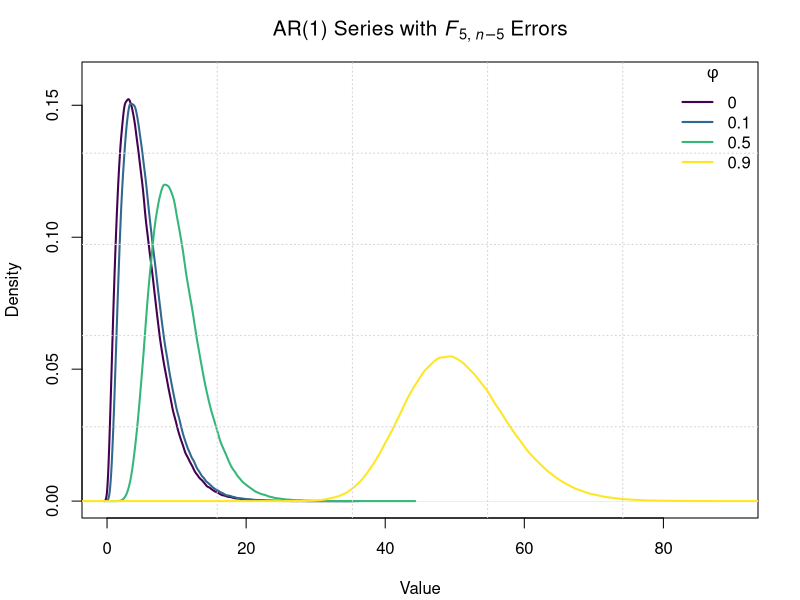
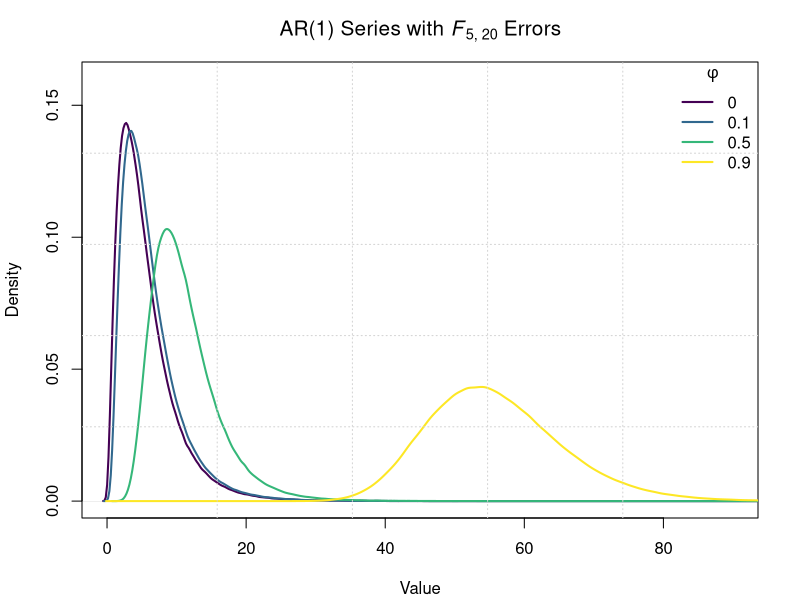

Write R code to recreate these figures, in order. (Note: this script raises an error after producing the figures.)
##########################################
# This script has three major code sections:
#
# 1) Code for creating plots of the true
# sampling distribution of each AR(1) series
#
# 2) Code for creating plots of the true
# sampling distribution of each ARMA(1, 1) series
#
# 3) Code for creating plots of the AR(1)
# and ARMA(1, 1) effective sample sizes.
#
# Taylor Grimm
# October 4th, 2023
##########################################

library(tidyverse)
library(viridis)

# 1) ---------------------------------------------------------------------
##########################################
# Code for creating plots of the true
# sampling distribution of each AR(1) series
##########################################

# Note: any variable or skewness argument that's "normal" refers to the
# F distribution with degrees of freedon 5 and n-5, which is the "normal"
# or standard case under the assumptions of independence and normality.

# Create a function to generate a long sample that represents the true underlying time series
# for each set of experimental factors
true_series_long <- function(ar = .9, samp_size = 100, skewness = 'heavier', seed = 1234, df1 = 5) {
  if(skewness == 'heavier') {
    df2 <- 20
  } else if(skewness == 'normal') {
    df2 <- samp_size - df1
  } else{
    stop("skewness must be either 'heavier' or 'normal'.")
  }
  n <- 1e6
  
  f_dist_constant <- (df1*(samp_size^2 - 1)/ (samp_size*(samp_size-df1)))
  set.seed(seed)
  
  errors <- rf(n + 100, df1, df2)*f_dist_constant
  if(ar == 0) {
    # for independent data, the series is just a bunch of independent random error terms
    series <- errors[-c(1:100)]
  } else {
    # for dependent data, introduce AR(1) dependence with arima.sim
    series <- arima.sim(n = n, model = list(ar = ar), innov = errors, n.start = 100)
  }
  series
}

# Generate long series for each value of phi (ar) for the F_{5, n-5} error case
series_1000_0 <- true_series_long(samp_size = 1000, ar = 0, skewness = 'normal')
series_1000_1 <- true_series_long(samp_size = 1000, ar = 0.1, skewness = 'normal')
series_1000_5 <- true_series_long(samp_size = 1000, ar = 0.5, skewness = 'normal')
series_1000_9 <- true_series_long(samp_size = 1000, ar = 0.9, skewness = 'normal')

# Create a plot with a line corresponding to the density of each series
pdf(file = 'true_f_densities_samp_size_baseR.pdf', width = 6, height = 4)
par(mar = c(4, 4, 3, 2) + 0.1)
plot(density(series_1000_0), xlim = c(0, 90), ylim = c(0, .16), xlab = 'Value', ylab = 'Density',
     main = expression("AR(1) Series with "*italic(F)[5*', '*italic(n)-5]*" Errors"),
     col = viridis(4)[1], lwd = 2, cex.main = 1.25)
lines(density(series_1000_1), col = viridis(4)[2], lwd = 2)
lines(density(series_1000_5), col = viridis(4)[3], lwd = 2)
lines(density(series_1000_9), col = viridis(4)[4], lwd = 2)
legend('topright', lty = 1, col = c(viridis(4)[1], viridis(4)[2], viridis(4)[3], viridis(4)[4]),
       legend = c('0', '0.1', '0.5', '0.9'), title = expression(phi), bty = 'n', lwd = 2)
grid(5, 5)
par(mar = c(5, 4, 4, 2) + 0.1)
dev.off()

# Generate long series for each value of phi (ar) for the F_{5, 20} error case
series_1000_0 <- true_series_long(samp_size = 1000, ar = 0, skewness = 'heavier')
series_1000_1 <- true_series_long(samp_size = 1000, ar = 0.1, skewness = 'heavier')
series_1000_5 <- true_series_long(samp_size = 1000, ar = 0.5, skewness = 'heavier')
series_1000_9 <- true_series_long(samp_size = 1000, ar = 0.9, skewness = 'heavier')

# Create a plot with a line corresponding to the density of each series
pdf(file = 'true_f_densities_fixed_baseR.pdf', width = 6, height = 4)
par(mar = c(4, 4, 3, 2) + 0.1)
plot(density(series_1000_0), xlim = c(0, 90), ylim = c(0, .16), xlab = 'Value', ylab = 'Density',
     main = expression("AR(1) Series with "*italic(F)[5*', '*20]*" Errors"),
     col = viridis(4)[1], lwd = 2, cex.main = 1.25)
lines(density(series_1000_1), col = viridis(4)[2], lwd = 2)
lines(density(series_1000_5), col = viridis(4)[3], lwd = 2)
lines(density(series_1000_9), col = viridis(4)[4], lwd = 2)
legend('topright', lty = 1, col = c(viridis(4)[1], viridis(4)[2], viridis(4)[3], viridis(4)[4]),
       legend = c('0', '0.1', '0.5', '0.9'), title = expression(phi), bty = 'n', lwd = 2)
grid(5, 5)
par(mar = c(5, 4, 4, 2) + 0.1)
dev.off()

# Repeat what was done above, but use Gamma(0.05, 0.05) errors.
true_series_long_gamma <- function(ar = .9, samp_size = 100, seed = 24, alpha = .05, beta = .05) {
  n <- 3.6e7
  set.seed(seed)
  
  errors <- rgamma(n + 100, alpha, beta)
  if(ar == 0) {
    # for independent data, the series is just a bunch of independent random error terms
    series <- errors[-c(1:100)]
  } else {
    # for dependent data, introduce AR(1) dependence with arima.sim
    series <- arima.sim(n = n, model = list(ar = ar), innov = errors, n.start = 100)
  }
  series
}

series_100_9_gam <- true_series_long_gamma()
series_100_5_gam <- true_series_long_gamma(ar = .5)
series_100_1_gam <- true_series_long_gamma(ar = .1)
series_100_0_gam <- true_series_long_gamma(ar = 0)

pdf(file = 'true_gamma_densities_baseR.pdf', width = 6, height = 4)
par(mar = c(4, 4, 3, 2) + 0.1)
plot(density(series_100_0_gam), xlim = c(0, 90), ylim = c(0, .16), xlab = 'Value', ylab = 'Density',
     main = expression("AR(1) Series with Gamma(0.05, 0.05) Errors"),
     col = viridis(4)[1], lwd = 2, cex.main = 1.25)
lines(density(series_100_1_gam), col = viridis(4)[2], lwd = 2)
lines(density(series_100_5_gam), col = viridis(4)[3], lwd = 2)
lines(density(series_100_9_gam), col = viridis(4)[4], lwd = 2)
legend('topright', lty = 1, col = c(viridis(4)[1], viridis(4)[2], viridis(4)[3], viridis(4)[4]),
       legend = c('0', '0.1', '0.5', '0.9'), title = expression(phi), bty = 'n', lwd = 2)
grid(5, 5)
par(mar = c(5, 4, 4, 2) + 0.1)
dev.off()



# 2) ----------------------------------------------------------------------
##########################################
# Code for creating plots of the true
# sampling distribution of each ARMA(1, 1) series
##########################################

# Note: any variable or skewness argument that's "normal" refers to the
# F distribution with degrees of freedon 5 and n-5, which is the "normal"
# or standard case under the assumptions of independence and normality.

# Create a function to generate a long sample that represents the true underlying time series
# for each set of experimental factors
true_series_long <- function(ar = .9, ma = 0.9, samp_size = 100, skewness = 'heavier', seed = 1234, df1 = 5) {
  if(skewness == 'heavier') {
    df2 <- 20
  } else if(skewness == 'normal') {
    df2 <- samp_size - df1
  } else{
    stop("skewness must be either 'heavier' or 'normal'.")
  }
  n <- 1e6
  
  f_dist_constant <- (df1*(samp_size^2 - 1)/ (samp_size*(samp_size-df1)))
  set.seed(seed)
  
  errors <- rf(n + 100, df1, df2)*f_dist_constant
  if(ar == 0) {
    # for independent data, the series is just a bunch of independent random error terms
    series <- errors[-c(1:100)]
  } else {
    # for dependent data, introduce ARMA(1,1) dependence with arima.sim
    series <- arima.sim(n = n, model = list(ar = ar, ma = ma), innov = errors, n.start = 100)
  }
  series
}

series_1000_0 <- true_series_long(samp_size = 1000, ar = 0, ma = 0, skewness = 'heavier')
series_1000_1 <- true_series_long(samp_size = 1000, ar = 0.1, ma = 0.1, skewness = 'heavier')
series_1000_1_neg5 <- true_series_long(samp_size = 1000, ar = 0.1, ma = -0.5, skewness = 'heavier')
series_1000_1_neg9 <- true_series_long(samp_size = 1000, ar = 0.1, ma = -0.9, skewness = 'heavier')
series_1000_5 <- true_series_long(samp_size = 1000, ar = 0.5, ma = 0.5, skewness = 'heavier')
series_1000_5_neg1 <- true_series_long(samp_size = 1000, ar = 0.5, ma = -0.1, skewness = 'heavier')
series_1000_5_neg9 <- true_series_long(samp_size = 1000, ar = 0.5, ma = -0.9, skewness = 'heavier')
series_1000_9 <- true_series_long(samp_size = 1000, ar = 0.9, ma = 0.9, skewness = 'heavier')
series_1000_9_neg1 <- true_series_long(samp_size = 1000, ar = 0.9, ma = -0.1, skewness = 'heavier')
series_1000_9_neg5 <- true_series_long(samp_size = 1000, ar = 0.9, ma = -0.5, skewness = 'heavier')


# Plot for phi = 0.1
pdf(file = 'arma_true_fixed_densities_baseR1.pdf', width = 6, height = 4)
par(mar = c(4, 4, 3, 2) + 0.1)
plot(density(series_1000_0), xlim = c(-10, 30), ylim = c(0, .16), xlab = 'Value', ylab = 'Density',
     main = expression("Series with "*italic(F)[5*', '*20]*" Errors; "*phi*" = 0.1"),
     col = 'black', lwd = 2, cex.main = 1.25, lty = 2)
lines(density(series_1000_1_neg9), col = viridis(3)[1], lwd = 2)
lines(density(series_1000_1_neg5), col = viridis(3)[2], lwd = 2)
lines(density(series_1000_1), col = viridis(3)[3], lwd = 2)
legend('topright', lty = 1, col = c(viridis(3)[1], viridis(3)[2], viridis(3)[3]),
       legend = c(-0.9, -0.5, 0.1), title = expression(theta), bty = 'n', lwd = 2)
grid(5, 5)
dev.off()
# Plot for phi = 0.5
pdf(file = 'arma_true_fixed_densities_baseR2.pdf', width = 6, height = 4)
par(mar = c(4, 4, 3, 2) + 0.1)
plot(density(series_1000_0), xlim = c(-10, 30), ylim = c(0, .16), xlab = 'Value', ylab = 'Density',
     main = expression(phi*" = 0.5"),
     col = 'black', lwd = 2, cex.main = 1.25, lty = 2)
lines(density(series_1000_5_neg9), col = viridis(3)[1], lwd = 2)
lines(density(series_1000_5_neg1), col = viridis(3)[2], lwd = 2)
lines(density(series_1000_5), col = viridis(3)[3], lwd = 2)
legend('topright', lty = 1, col = c(viridis(3)[1], viridis(3)[2], viridis(3)[3]),
       legend = c(-0.9, -0.1, 0.5), title = expression(theta), bty = 'n', lwd = 2)
grid(5, 5)
dev.off()
# Plot for phi = 0.9
pdf(file = 'arma_true_fixed_densities_baseR3.pdf', width = 6, height = 4)
par(mar = c(4, 4, 3, 2) + 0.1)
plot(density(series_1000_0), xlim = c(0, 130), ylim = c(0, .16), xlab = 'Value', ylab = 'Density',
     main = expression(phi*" = 0.9"),
     col = 'black', lwd = 2, cex.main = 1.25, lty = 2)
lines(density(series_1000_9_neg5), col = viridis(3)[1], lwd = 2)
lines(density(series_1000_9_neg1), col = viridis(3)[2], lwd = 2)
lines(density(series_1000_9), col = viridis(3)[3], lwd = 2)
legend('topright', lty = 1, col = c(viridis(3)[1], viridis(3)[2], viridis(3)[3]),
       legend = c(-0.5, -0.1, 0.9), title = expression(theta), bty = 'n', lwd = 2)
grid(5, 5)
dev.off()


series_1000_0 <- true_series_long(samp_size = 1000, ar = 0, ma = 0, skewness = 'normal')
series_1000_1 <- true_series_long(samp_size = 1000, ar = 0.1, ma = 0.1, skewness = 'normal')
series_1000_1_neg5 <- true_series_long(samp_size = 1000, ar = 0.1, ma = -0.5, skewness = 'normal')
series_1000_1_neg9 <- true_series_long(samp_size = 1000, ar = 0.1, ma = -0.9, skewness = 'normal')
series_1000_5 <- true_series_long(samp_size = 1000, ar = 0.5, ma = 0.5, skewness = 'normal')
series_1000_5_neg1 <- true_series_long(samp_size = 1000, ar = 0.5, ma = -0.1, skewness = 'normal')
series_1000_5_neg9 <- true_series_long(samp_size = 1000, ar = 0.5, ma = -0.9, skewness = 'normal')
series_1000_9 <- true_series_long(samp_size = 1000, ar = 0.9, ma = 0.9, skewness = 'normal')
series_1000_9_neg1 <- true_series_long(samp_size = 1000, ar = 0.9, ma = -0.1, skewness = 'normal')
series_1000_9_neg5 <- true_series_long(samp_size = 1000, ar = 0.9, ma = -0.5, skewness = 'normal')


pdf(file = 'arma_true_f_samp_size_densities_baseR1.pdf', width = 6, height = 4)
# Plot for phi = 0.1
par(mar = c(4, 4, 3, 2) + 0.1)
plot(density(series_1000_0), xlim = c(-10, 30), ylim = c(0, .16), xlab = 'Value', ylab = 'Density',
     main = expression("ARMA(1,1) Series with "*italic(F)[5*', '*n*'-5']*" Errors; "*phi*" = 0.1"),
     col = 'black', lwd = 2, cex.main = 1.25, lty = 2)
lines(density(series_1000_1_neg9), col = viridis(3)[1], lwd = 2)
lines(density(series_1000_1_neg5), col = viridis(3)[2], lwd = 2)
lines(density(series_1000_1), col = viridis(3)[3], lwd = 2)
legend('topright', lty = 1, col = c(viridis(3)[1], viridis(3)[2], viridis(3)[3]),
       legend = c(-0.9, -0.5, 0.1), title = expression(theta), bty = 'n', lwd = 2)
grid(5, 5)
dev.off()
# Plot for phi = 0.5
pdf(file = 'arma_true_f_samp_size_densities_baseR2.pdf', width = 6, height = 4)
par(mar = c(4, 4, 3, 2) + 0.1)
plot(density(series_1000_0), xlim = c(-10, 30), ylim = c(0, .16), xlab = 'Value', ylab = 'Density',
     main = expression("ARMA(1,1) Series with "*italic(F)[5*', '*n*'-5']*" Errors; "*phi*" = 0.5"),
     col = 'black', lwd = 2, cex.main = 1.25, lty = 2)
lines(density(series_1000_5_neg9), col = viridis(3)[1], lwd = 2)
lines(density(series_1000_5_neg1), col = viridis(3)[2], lwd = 2)
lines(density(series_1000_5), col = viridis(3)[3], lwd = 2)
legend('topright', lty = 1, col = c(viridis(3)[1], viridis(3)[2], viridis(3)[3]),
       legend = c(-0.9, -0.1, 0.5), title = expression(theta), bty = 'n', lwd = 2)
grid(5, 5)
dev.off()
# Plot for phi = 0.9
pdf(file = 'arma_true_f_samp_size_densities_baseR3.pdf', width = 6, height = 4)
par(mar = c(4, 4, 3, 2) + 0.1)
plot(density(series_1000_0), xlim = c(0, 130), ylim = c(0, .16), xlab = 'Value', ylab = 'Density',
     main = expression("ARMA(1,1) Series with "*italic(F)[5*', '*n*'-5']*" Errors; "*phi*" = 0.9"),
     col = 'black', lwd = 2, cex.main = 1.25, lty = 2)
lines(density(series_1000_9_neg5), col = viridis(3)[1], lwd = 2)
lines(density(series_1000_9_neg1), col = viridis(3)[2], lwd = 2)
lines(density(series_1000_9), col = viridis(3)[3], lwd = 2)
legend('topright', lty = 1, col = c(viridis(3)[1], viridis(3)[2], viridis(3)[3]),
       legend = c(-0.5, -0.1, 0.9), title = expression(theta), bty = 'n', lwd = 2)
grid(5, 5)
dev.off()


true_series_long_gamma <- function(ar = .9, ma = .9, samp_size = 100, seed = 24, alpha = .05, beta = .05) {
  n <- 3.6e7
  set.seed(seed)
  
  errors <- rgamma(n + 100, alpha, beta)
  if(ar == 0) {
    # for independent data, the series is just a bunch of independent random error terms
    series <- errors[-c(1:100)]
  } else {
    series <- arima.sim(n = n, model = list(ar = ar, ma = ma), innov = errors, n.start = 100)
  }
  series
}

series_1000_0_gam <- true_series_long_gamma(samp_size = 1000, ar = 0, ma = 0)
series_1000_1_gam <- true_series_long_gamma(samp_size = 1000, ar = 0.1, ma = 0.1)
series_1000_1_neg5_gam <- true_series_long_gamma(samp_size = 1000, ar = 0.1, ma = -0.5)
series_1000_1_neg9_gam <- true_series_long_gamma(samp_size = 1000, ar = 0.1, ma = -0.9)
series_1000_5_gam <- true_series_long_gamma(samp_size = 1000, ar = 0.5, ma = 0.5)
series_1000_5_neg1_gam <- true_series_long_gamma(samp_size = 1000, ar = 0.5, ma = -0.1)
series_1000_5_neg9_gam <- true_series_long_gamma(samp_size = 1000, ar = 0.5, ma = -0.9)
series_1000_9_gam <- true_series_long_gamma(samp_size = 1000, ar = 0.9, ma = 0.9)
series_1000_9_neg1_gam <- true_series_long_gamma(samp_size = 1000, ar = 0.9, ma = -0.1)
series_1000_9_neg5_gam <- true_series_long_gamma(samp_size = 1000, ar = 0.9, ma = -0.5)

pdf(file = 'arma_true_gamma_densities_baseR1.pdf', width = 6, height = 4)
par(mar = c(4, 4, 3, 2) + 0.1)
# Plot for phi = 0.1
plot(density(series_1000_0_gam), xlim = c(0, 90), ylim = c(0, .4), xlab = 'Value', ylab = 'Density',
     main = expression("Series with Gamma(0.05, 0.05) Errors; "*phi*" = 0.1"),
     col = 'black', lwd = 2, cex.main = 1.25, lty = 2)
lines(density(series_1000_1_neg9_gam), col = viridis(3)[1], lwd = 2)
lines(density(series_1000_1_neg5_gam), col = viridis(3)[2], lwd = 2)
lines(density(series_1000_1_gam), col = viridis(3)[3], lwd = 2)
legend('topright', lty = 1, col = c(viridis(3)[1], viridis(3)[2], viridis(3)[3]),
       legend = c(-0.9, -0.5, 0.1), title = expression(theta), bty = 'n', lwd = 2)
grid(5, 5)
dev.off()
# Plot for phi = 0.5
pdf(file = 'arma_true_gamma_densities_baseR2.pdf', width = 6, height = 4)
par(mar = c(4, 4, 3, 2) + 0.1)
plot(density(series_1000_0_gam), xlim = c(-10, 90), ylim = c(0, 2), xlab = 'Value', ylab = 'Density',
     main = expression(phi*" = 0.5"),
     col = 'black', lwd = 2, cex.main = 1.25, lty = 2)
lines(density(series_1000_5_neg9_gam), col = viridis(3)[1], lwd = 2)
lines(density(series_1000_5_neg1_gam), col = viridis(3)[2], lwd = 2)
lines(density(series_1000_5_gam), col = viridis(3)[3], lwd = 2)
legend('topright', lty = 1, col = c(viridis(3)[1], viridis(3)[2], viridis(3)[3]),
       legend = c(-0.9, -0.1, 0.5), title = expression(theta), bty = 'n', lwd = 2)
grid(5, 5)
dev.off()
# Plot for phi = 0.9
pdf(file = 'arma_true_gamma_densities_baseR3.pdf', width = 6, height = 4)
par(mar = c(4, 4, 3, 2) + 0.1)
plot(density(series_1000_0_gam), xlim = c(0, 90), ylim = c(0, .4), xlab = 'Value', ylab = 'Density',
     main = expression(phi*" = 0.9"),
     col = 'black', lwd = 2, cex.main = 1.25, lty = 2)
lines(density(series_1000_9_neg5_gam), col = viridis(3)[1], lwd = 2)
lines(density(series_1000_9_neg1_gam), col = viridis(3)[2], lwd = 2)
lines(density(series_1000_9_gam), col = viridis(3)[3], lwd = 2)
legend('topright', lty = 1, col = c(viridis(3)[1], viridis(3)[2], viridis(3)[3]),
       legend = c(-0.5, -0.1, 0.9), title = expression(theta), bty = 'n', lwd = 2)
grid(5, 5)
par(mfrow=c(1,1))
dev.off()


# 3) ----------------------------------------------------------------------
##########################################
# Code for creating plots of the AR(1)
# and ARMA(1, 1) effective sample sizes.
##########################################


################################################################################################
# AR(1) Effective Sample Size Plot ############################################################
################################################################################################

effective_size <- function(n, phi) {
  x <- 1:n
  y <- 1:n
  xy <- expand.grid(x=x,y=y)
  COV <- matrix(phi^abs(xy[, 1] - xy[, 2]) / (1 - phi^2), nrow = n, ncol = n)
  in.brackets <- 1 + (sum(COV) - sum(diag(COV))) / n
  floor(n/(in.brackets))
}

phi_seq <- seq(0.01, .99, length = 20)

# n = 1000
eff_sizes_1000 <- phi_seq |> map_dbl(~ effective_size(1000, .x))
par(mar = c(4, 4, 3, 2) + 0.1)
plot(phi_seq, eff_sizes_1000, type = 'l', xlab = expression(phi),
     ylab = 'Effective Size', main = expression("Effective Sample Sizes for Values of "*phi),
     cex.main = 1.25)
grid(5,5)
par(mar = c(5, 4, 4, 2) + 0.1)


################################################################################################
# ARMA(1, 1) Effective Sample Size Plots #######################################################
################################################################################################

# The plot created below shows the ARMA(1, 1) effective sample sizes in addition
# to the AR(1) line from above since the values are equal when theta = 0 in the ARMA(1, 1) model.

effective_size_arma <- function(n, phi, theta) {
  x <- 1:n
  y <- 1:n
  xy <- expand.grid(x=x,y=y)
  COV <- matrix((((1 + theta*phi)*(phi + theta)) / (1 - phi^2))*phi^abs(xy[, 1] - xy[, 2]), nrow = n, ncol = n)
  in.brackets <- 1 + (sum(COV) - sum(diag(COV))) / n
  floor(n/(in.brackets))
}
phi_seq <- seq(0.01, .99, length = 20)

# n = 1000
eff_sizes_1000_theta0 <- phi_seq |> map_dbl(~ effective_size_arma(1000, .x, 0)) # theta = 0 (equivalent to AR(1) case)
eff_sizes_1000_theta1 <- phi_seq |> map_dbl(~ effective_size_arma(1000, .x, .1)) # theta = 0.1
eff_sizes_1000_theta5 <- phi_seq |> map_dbl(~ effective_size_arma(1000, .x, .5)) # theta = 0.5
eff_sizes_1000_theta9 <- phi_seq |> map_dbl(~ effective_size_arma(1000, .x, .9)) # theta = 0.9

eff_sizes_1000_theta1_neg <- phi_seq |> map_dbl(~ effective_size_arma(1000, .x, -.1)) # theta = -0.1
eff_sizes_1000_theta5_neg <- phi_seq |> map_dbl(~ effective_size_arma(1000, .x, -.5)) # theta = -0.5
eff_sizes_1000_theta9_neg <- phi_seq |> map_dbl(~ effective_size_arma(1000, .x, -.9)) # theta = -0.9

pdf('eff_samp_1000_both.pdf', width = 6.5, height = 5)
par(mfrow = c(1,1), mar = c(4, 4, 3, 2) + 0.1)
plot(phi_seq, eff_sizes_1000_theta1, type = 'l', xlab = expression(phi),
     ylab = 'Effective Size', main = expression("Effective Sample Sizes for Values of "*phi*" and "*theta),
     cex.main = 1.5, col = turbo(6)[4], ylim = c(0, 1500), xlim = c(0, 1.2), lwd = 2, cex.lab = 1.5)
lines(phi_seq, eff_sizes_1000_theta0, col = 'black', lty = 2, lwd = 2)
lines(phi_seq, eff_sizes_1000_theta9_neg, col = turbo(6)[1], lwd = 2)
lines(phi_seq, eff_sizes_1000_theta5_neg, col = turbo(6)[2], lwd = 2)
lines(phi_seq, eff_sizes_1000_theta1_neg, col = turbo(6)[3], lwd = 2)
lines(phi_seq, eff_sizes_1000_theta5, col = turbo(6)[5], lwd = 2)
lines(phi_seq, eff_sizes_1000_theta9, col = turbo(6)[6], lwd = 2)
legend('topright', col = c(turbo(6)[1], turbo(6)[2], turbo(6)[3], 'black', turbo(6)[4],
                           turbo(6)[5], turbo(6)[6]), legend = c('-0.9', '-0.5', '-0.1', '0', '0.1', '0.5', '0.9'),
       title = expression(theta), bty = 'n', lty = c(1,1,1,2,1,1,1), lwd = 2)
grid(5,5)
dev.off()
